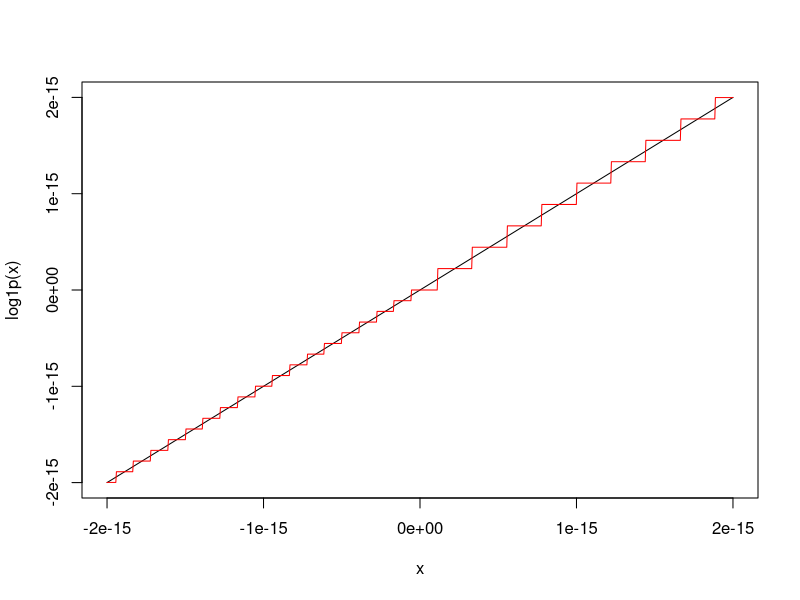

The R source for this figure:
## ---- chunk 1
m = .Machine
m$double.eps
m$double.neg.eps
m$double.xmin
m$double.xmax
## ---- chunk 2
x = seq(-2e-15, 2e-15, length.out=1000)
plot(x, log1p(x), 'l')
lines(x, log(1+x), col='red')
